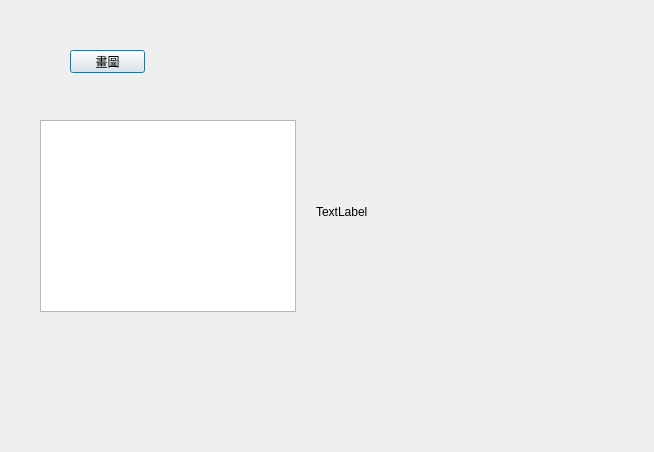
<?xml version="1.0" encoding="UTF-8"?>
<ui version="4.0">
 <class>Dialog</class>
 <widget class="QDialog" name="Dialog">
  <property name="geometry">
   <rect>
    <x>0</x>
    <y>0</y>
    <width>654</width>
    <height>452</height>
   </rect>
  </property>
  <property name="windowTitle">
   <string>Dialog</string>
  </property>
  <widget class="QLabel" name="label">
   <property name="geometry">
    <rect>
     <x>316</x>
     <y>131</y>
     <width>261</width>
     <height>161</height>
    </rect>
   </property>
   <property name="text">
    <string>TextLabel</string>
   </property>
  </widget>
  <widget class="QPushButton" name="pushButton">
   <property name="geometry">
    <rect>
     <x>70</x>
     <y>50</y>
     <width>75</width>
     <height>23</height>
    </rect>
   </property>
   <property name="text">
    <string>畫圖</string>
   </property>
  </widget>
  <widget class="QTableWidget" name="tableWidget">
   <property name="geometry">
    <rect>
     <x>40</x>
     <y>120</y>
     <width>256</width>
     <height>192</height>
    </rect>
   </property>
  </widget>
 </widget>
 <resources/>
 <connections/>
</ui>
